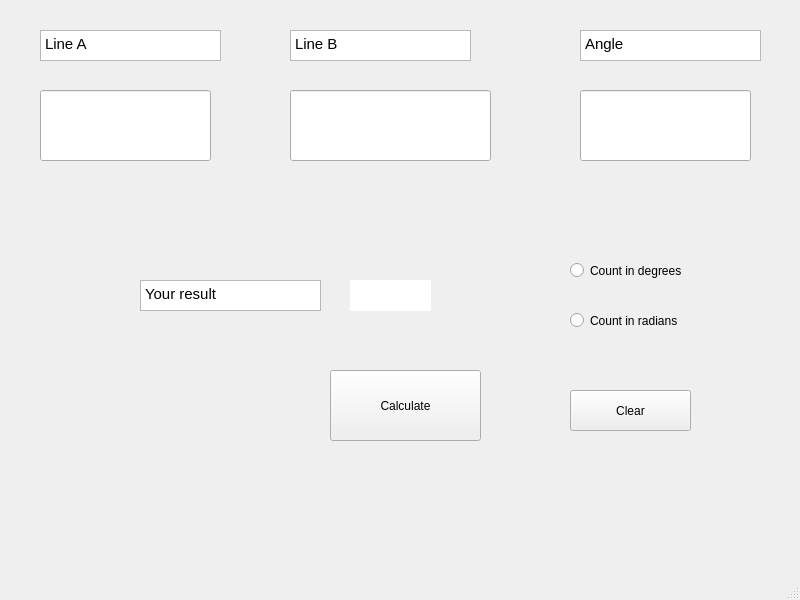
<?xml version="1.0" encoding="UTF-8"?>
<ui version="4.0">
 <class>MainWindow</class>
 <widget class="QMainWindow" name="MainWindow">
  <property name="geometry">
   <rect>
    <x>0</x>
    <y>0</y>
    <width>800</width>
    <height>600</height>
   </rect>
  </property>
  <property name="windowTitle">
   <string>MainWindow</string>
  </property>
  <widget class="QWidget" name="centralwidget">
   <widget class="QLabel" name="value">
    <property name="geometry">
     <rect>
      <x>350</x>
      <y>280</y>
      <width>81</width>
      <height>31</height>
     </rect>
    </property>
    <property name="styleSheet">
     <string notr="true">background-color: rgb(255, 255, 255);</string>
    </property>
    <property name="text">
     <string/>
    </property>
   </widget>
   <widget class="QLineEdit" name="line_1">
    <property name="geometry">
     <rect>
      <x>40</x>
      <y>90</y>
      <width>171</width>
      <height>71</height>
     </rect>
    </property>
    <property name="text">
     <string/>
    </property>
   </widget>
   <widget class="QLineEdit" name="line_2">
    <property name="geometry">
     <rect>
      <x>290</x>
      <y>90</y>
      <width>201</width>
      <height>71</height>
     </rect>
    </property>
    <property name="text">
     <string/>
    </property>
   </widget>
   <widget class="QLineEdit" name="angle">
    <property name="geometry">
     <rect>
      <x>580</x>
      <y>90</y>
      <width>171</width>
      <height>71</height>
     </rect>
    </property>
    <property name="text">
     <string/>
    </property>
   </widget>
   <widget class="QPushButton" name="calcButton">
    <property name="geometry">
     <rect>
      <x>330</x>
      <y>370</y>
      <width>151</width>
      <height>71</height>
     </rect>
    </property>
    <property name="text">
     <string>Calculate</string>
    </property>
   </widget>
   <widget class="QRadioButton" name="degreeButton">
    <property name="geometry">
     <rect>
      <x>570</x>
      <y>250</y>
      <width>161</width>
      <height>41</height>
     </rect>
    </property>
    <property name="text">
     <string>Count in degrees</string>
    </property>
   </widget>
   <widget class="QRadioButton" name="radianButton">
    <property name="geometry">
     <rect>
      <x>570</x>
      <y>300</y>
      <width>161</width>
      <height>41</height>
     </rect>
    </property>
    <property name="text">
     <string>Count in radians</string>
    </property>
   </widget>
   <widget class="QTextBrowser" name="textBrowser">
    <property name="geometry">
     <rect>
      <x>40</x>
      <y>30</y>
      <width>181</width>
      <height>31</height>
     </rect>
    </property>
    <property name="html">
     <string>&lt;!DOCTYPE HTML PUBLIC &quot;-//W3C//DTD HTML 4.0//EN&quot; &quot;http://www.w3.org/TR/REC-html40/strict.dtd&quot;&gt;
&lt;html&gt;&lt;head&gt;&lt;meta name=&quot;qrichtext&quot; content=&quot;1&quot; /&gt;&lt;style type=&quot;text/css&quot;&gt;
p, li { white-space: pre-wrap; }
&lt;/style&gt;&lt;/head&gt;&lt;body style=&quot; font-family:'Ubuntu'; font-size:11pt; font-weight:400; font-style:normal;&quot;&gt;
&lt;p style=&quot; margin-top:0px; margin-bottom:0px; margin-left:0px; margin-right:0px; -qt-block-indent:0; text-indent:0px;&quot;&gt;Line A&lt;/p&gt;&lt;/body&gt;&lt;/html&gt;</string>
    </property>
   </widget>
   <widget class="QTextBrowser" name="textBrowser_2">
    <property name="geometry">
     <rect>
      <x>290</x>
      <y>30</y>
      <width>181</width>
      <height>31</height>
     </rect>
    </property>
    <property name="html">
     <string>&lt;!DOCTYPE HTML PUBLIC &quot;-//W3C//DTD HTML 4.0//EN&quot; &quot;http://www.w3.org/TR/REC-html40/strict.dtd&quot;&gt;
&lt;html&gt;&lt;head&gt;&lt;meta name=&quot;qrichtext&quot; content=&quot;1&quot; /&gt;&lt;style type=&quot;text/css&quot;&gt;
p, li { white-space: pre-wrap; }
&lt;/style&gt;&lt;/head&gt;&lt;body style=&quot; font-family:'Ubuntu'; font-size:11pt; font-weight:400; font-style:normal;&quot;&gt;
&lt;p style=&quot; margin-top:0px; margin-bottom:0px; margin-left:0px; margin-right:0px; -qt-block-indent:0; text-indent:0px;&quot;&gt;Line B&lt;/p&gt;&lt;/body&gt;&lt;/html&gt;</string>
    </property>
   </widget>
   <widget class="QTextBrowser" name="textBrowser_3">
    <property name="geometry">
     <rect>
      <x>580</x>
      <y>30</y>
      <width>181</width>
      <height>31</height>
     </rect>
    </property>
    <property name="html">
     <string>&lt;!DOCTYPE HTML PUBLIC &quot;-//W3C//DTD HTML 4.0//EN&quot; &quot;http://www.w3.org/TR/REC-html40/strict.dtd&quot;&gt;
&lt;html&gt;&lt;head&gt;&lt;meta name=&quot;qrichtext&quot; content=&quot;1&quot; /&gt;&lt;style type=&quot;text/css&quot;&gt;
p, li { white-space: pre-wrap; }
&lt;/style&gt;&lt;/head&gt;&lt;body style=&quot; font-family:'Ubuntu'; font-size:11pt; font-weight:400; font-style:normal;&quot;&gt;
&lt;p style=&quot; margin-top:0px; margin-bottom:0px; margin-left:0px; margin-right:0px; -qt-block-indent:0; text-indent:0px;&quot;&gt;Angle&lt;/p&gt;&lt;/body&gt;&lt;/html&gt;</string>
    </property>
   </widget>
   <widget class="QTextBrowser" name="textBrowser_4">
    <property name="geometry">
     <rect>
      <x>140</x>
      <y>280</y>
      <width>181</width>
      <height>31</height>
     </rect>
    </property>
    <property name="html">
     <string>&lt;!DOCTYPE HTML PUBLIC &quot;-//W3C//DTD HTML 4.0//EN&quot; &quot;http://www.w3.org/TR/REC-html40/strict.dtd&quot;&gt;
&lt;html&gt;&lt;head&gt;&lt;meta name=&quot;qrichtext&quot; content=&quot;1&quot; /&gt;&lt;style type=&quot;text/css&quot;&gt;
p, li { white-space: pre-wrap; }
&lt;/style&gt;&lt;/head&gt;&lt;body style=&quot; font-family:'Ubuntu'; font-size:11pt; font-weight:400; font-style:normal;&quot;&gt;
&lt;p style=&quot; margin-top:0px; margin-bottom:0px; margin-left:0px; margin-right:0px; -qt-block-indent:0; text-indent:0px;&quot;&gt;Your result&lt;/p&gt;&lt;/body&gt;&lt;/html&gt;</string>
    </property>
   </widget>
   <widget class="QPushButton" name="clearButton">
    <property name="geometry">
     <rect>
      <x>570</x>
      <y>390</y>
      <width>121</width>
      <height>41</height>
     </rect>
    </property>
    <property name="text">
     <string>Clear</string>
    </property>
   </widget>
  </widget>
  <widget class="QMenuBar" name="menubar">
   <property name="geometry">
    <rect>
     <x>0</x>
     <y>0</y>
     <width>800</width>
     <height>22</height>
    </rect>
   </property>
  </widget>
  <widget class="QStatusBar" name="statusbar"/>
 </widget>
 <resources/>
 <connections/>
</ui>
